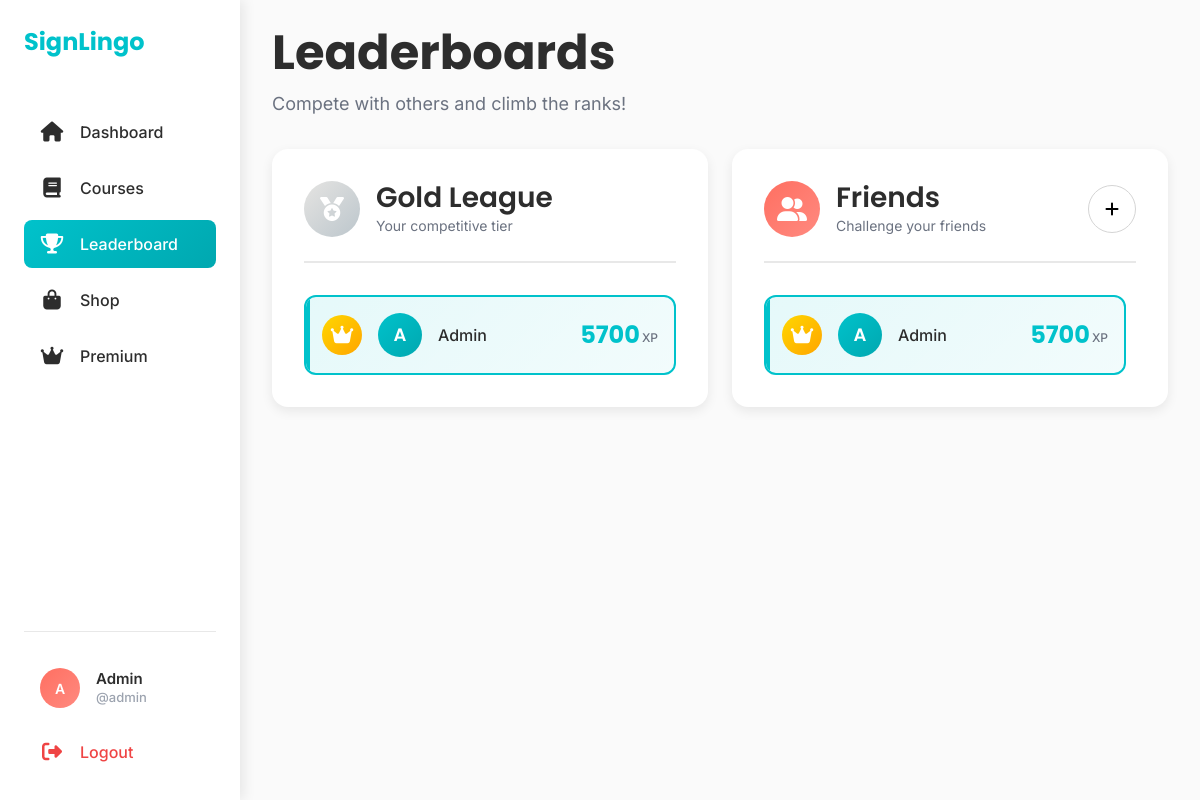
The page /leaderboard (signed in) on the database its author committed.
### models.py (models this page shows, shortened)
class User(db.Model):
    id = db.Column(db.Integer, primary_key=True)
    name = db.Column(db.String(80), nullable=False)
    age = db.Column(db.Integer)
    email = db.Column(db.String(120), unique=True, nullable=False)
    password = db.Column(db.String(80), nullable=False)
    points = db.Column(db.Integer, default=0)
    lesson_statuses = db.relationship('UserLessonStatus', backref='user', lazy=True)
    is_verified = db.Column(db.Boolean, default=False)
    lives = db.Column(db.Integer, default=5)
    username = db.Column(db.String(80), unique = True)
    streak = db.Column(db.Integer, default=0)
    last_login_date = db.Column(db.Date, default=date.today)
    friends = db.relationship('User',
                               secondary=friendship,
                               primaryjoin=(friendship.c.user_id == id),
                               secondaryjoin=(friendship.c.friend_id == id),
                               backref=db.backref('friend_of', lazy='dynamic'),
                               lazy='dynamic')
    @property
    def league(self):
        if self.points < 1000:
            return "Bronze"
        elif self.points < 3000:
            return "Silver"
        elif self.points < 6000:
            return "Gold"
        elif self.points < 10000:
            return "Platinum"
        else:
            return "Diamond"

### routes.py (the view)
@auth_bp.route('/leaderboard')
def leaderboard():
    user_id = session.get('user_id')
    if not user_id:
        flash('Please log in to view the leaderboard.', 'warning')
        return redirect(url_for('auth.login'))
    current_user = User.query.get(user_id)
    if not current_user:
        flash('User not found.', 'danger')
        return redirect(url_for('auth.login'))
    friends = current_user.friends.all()
    friends_leaderboard = sorted(friends + [current_user], key=lambda x: x.points, reverse=True)
    all_users = User.query.order_by(User.points.desc()).all()
    league_users = [user for user in all_users if user.league == current_user.league]
    user = User.query.get(user_id)
    full_name = user.name
    first_name, initials = get_initials(full_name)
    return render_template('leaderboard.html',
                           current_user=current_user,
                           full_name=full_name,
                           friends_leaderboard=friends_leaderboard,
                           initials=initials,
                           league_users=league_users,
                           league_name=current_user.league,
                           user = user)

### tertiary.py (called while the page is built)
def get_initials(full_name):
    name_parts = full_name.split()
    first_name = name_parts[0]
    last_initial = name_parts[1][0] if len(name_parts) > 1 else ''
    initials = (first_name[0] + last_initial).upper()
    return first_name, initials

### templates/leaderboard.html (shortened to what this page needs)
<!DOCTYPE html>
<html lang="en">
<head>
    <link href="https://cdn.jsdelivr.net/npm/bootstrap@5.3.0/dist/css/bootstrap.min.css" rel="stylesheet">
    <link rel="stylesheet" href="https://cdnjs.cloudflare.com/ajax/libs/font-awesome/6.4.0/css/all.min.css">
    <link rel="stylesheet" href="static/css/global_style.css">
    <link rel="stylesheet" href="static/css/leaderboard_style.css">
</head>
<body>
    <nav class="sidebar" id="sidebar">
        <div class="sidebar-header">
            <a class="sidebar-brand" href="/dashboard">SignLingo</a>
        </div>
        <div class="sidebar-menu">
            <a class="sidebar-link" href="/dashboard">
                <i class="fas fa-house"></i>
                <span>Dashboard</span>
            </a>
            <a class="sidebar-link" href="/course">
                <i class="fas fa-book"></i>
                <span>Courses</span>
            </a>
            <a class="sidebar-link active" href="/leaderboard">
                <i class="fas fa-trophy"></i>
                <span>Leaderboard</span>
            </a>
            <a class="sidebar-link" href="/shop">
                <i class="fas fa-shopping-bag"></i>
                <span>Shop</span>
            </a>
            <a class="sidebar-link" href="/premium">
                <i class="fas fa-crown"></i>
                <span>Premium</span>
            </a>
        </div>
        <div class="sidebar-footer">
            <a class="profile-link" href="/edit-account" id="profileLink">
                <div class="profile-circle-sidebar">{{ initials }}</div>
                <div class="profile-info">
                    <span id="profileName">{{ full_name }}</span>
                    <span class="profile-id" id="profileUsername">{{user.username}}</span>
                </div>
            </a>
            <a class="logout-link" href="/logout">
                <i class="fas fa-sign-out-alt"></i>
                <span>Logout</span>
            </a>
        </div>
    </nav>
    <div class="main-content">
        <div class="content-wrapper">
            <div class="page-header">
                <div class="header-content">
                    <h1 class="page-title">Leaderboards</h1>
                </div>
                <p class="page-subtitle">Compete with others and climb the ranks!</p>
            </div>
            <div class="row g-4">
                <div class="col-lg-6">
                    <div class="leaderboard-card">
                        <div class="leaderboard-header">
                            <div class="header-icon-wrapper league league-{{ league_name|lower }}">
                                <i class="fas fa-medal"></i>
                            </div>
                            <div>
                                <h2 class="leaderboard-title">{{ league_name }} League</h2>
                                <p class="leaderboard-subtitle">Your competitive tier</p>
                            </div>
                        </div>
                        <div class="players-list">
                            {% for user in league_users %}
                            <div class="player-card {% if user.id == current_user.id %}current-user{% endif %}">
                                <div class="player-info">
                                    <div class="player-rank rank-{{ loop.index }}">
                                        {% if loop.index <= 3 %}
                                            <i class="fas fa-crown"></i>
                                        {% else %}
                                            {{ loop.index }}
                                        {% endif %}
                                    </div>
                                    <div class="player-avatar">
                                        {{ user.name[0] }}
                                    </div>
                                    <span class="player-name">{{ user.name }}</span>
                                </div>
                                <div class="player-points">
                                    <span class="points-value">{{ user.points }}</span>
                                    <span class="points-label">XP</span>
                                </div>
                            </div>
                            {% endfor %}
                        </div>
                    </div>
                </div>
                <div class="col-lg-6">
                    <div class="leaderboard-card">
                        <div class="leaderboard-header">
                            <div class="header-icon-wrapper friends">
                                <i class="fas fa-user-friends"></i>
                            </div>
                            <div>
                                <h2 class="leaderboard-title">Friends</h2>
                                <p class="leaderboard-subtitle">Challenge your friends</p>
                            </div>
                            <button class="btn btn-primary-custom ms-auto" data-bs-toggle="modal" data-bs-target="#addFriendModal">
                                <i class="fas fa-plus"></i>
                            </button>
                        </div>
                        <div class="players-list" id="friendsLeaderboardList">
                            {% for user in friends_leaderboard %}
                            <div class="player-card {% if user.id == current_user.id %}current-user{% endif %}">
                                <div class="player-info">
                                    <div class="player-rank rank-{{ loop.index }}">
                                        {% if loop.index <= 3 %}
                                            <i class="fas fa-crown"></i>
                                        {% else %}
                                            {{ loop.index }}
                                        {% endif %}
                                    </div>
                                    <div class="player-avatar">
                                        {{ user.name[0] }}
                                    </div>
                                    <span class="player-name">{{ user.name }}</span>
                                </div>
                                <div class="player-points">
                                    <span class="points-value">{{ user.points }}</span>
                                    <span class="points-label">XP</span>
                                </div>
                            </div>
                            {% endfor %}
                        </div>
                    </div>
                </div>
            </div>
        </div>
    </div>
</body>
</html>

### static/css/global_style.css (style rules this page uses)
:root { --primary: #00C2CB; --secondary: #FF6F61; --accent: #A6E22E; --neutral-dark: #2D2D2D; --neutral-light: #FAFAFA; --white: #FFFFFF; --border: #E8E8E8; --card-shadow: rgba(0, 0, 0, 0.08); --hover-shadow: rgba(0, 0, 0, 0.12); --gold: #FFD700; --bronze: #CD7F32; --space-xs: 4px; --space-s: 8px; --space-m: 16px; --space-l: 24px; --space-xl: 32px; --space-xxl: 48px; --sidebar-width: 240px; }
body { font-family: 'Inter', -apple-system, BlinkMacSystemFont, 'Segoe UI', Roboto, sans-serif; background-color: var(--neutral-light); color: var(--neutral-dark); margin: 0; padding: 0; font-size: 16px; line-height: 1.5; }
h1, h2, h3, h4, h5, h6 { font-family: 'Poppins', sans-serif; margin: 0; }
.main-content { margin-left: var(--sidebar-width); min-height: 100vh; transition: margin-left 0.3s ease; }
.sidebar { position: fixed; left: 0; top: 0; width: var(--sidebar-width); height: 100vh; background-color: var(--white); box-shadow: 4px 0 12px var(--card-shadow); display: flex; flex-direction: column; z-index: 1000; padding: var(--space-l); transition: all 0.3s ease; }
.sidebar-header { margin-bottom: var(--space-xxl); }
.sidebar-brand { font-family: 'Poppins', sans-serif; font-size: 24px; font-weight: 700; color: var(--primary); text-decoration: none; display: block; white-space: nowrap; }
.sidebar-menu { flex: 1; }
.sidebar-link { display: flex; align-items: center; gap: var(--space-m); padding: 12px var(--space-m); margin-bottom: var(--space-s); border-radius: 8px; color: var(--neutral-dark); text-decoration: none; font-weight: 500; transition: all 0.3s ease; white-space: nowrap; cursor: pointer; }
.sidebar-link i { font-size: 20px; width: 24px; text-align: center; flex-shrink: 0; }
.sidebar-link.active { background: linear-gradient(135deg, var(--primary), #00A8B0); color: var(--white); }
.sidebar-footer { padding-top: var(--space-l); border-top: 1px solid var(--border); position: relative; }
.profile-link { display: flex; align-items: center; gap: var(--space-m); padding: 12px var(--space-m); margin-bottom: var(--space-s); border-radius: 8px; color: var(--neutral-dark); text-decoration: none; font-weight: 500; transition: all 0.3s ease; cursor: pointer; }
.profile-circle-sidebar { width: 40px; height: 40px; background: linear-gradient(135deg, var(--secondary), #FF8A80); border-radius: 50%; display: flex; align-items: center; justify-content: center; color: var(--white); font-weight: 600; font-size: 14px; flex-shrink: 0; }
.profile-info { display: flex; flex-direction: column; line-height: 1.2; }
#profileName { font-weight: 600; font-size: 15px; color: var(--neutral-dark); }
.profile-id { font-size: 13px; margin-top: 2px; color: #9CA3AF; }
.logout-link { display: flex; align-items: center; gap: var(--space-m); padding: 12px var(--space-m); border-radius: 8px; color: #EF4444; text-decoration: none; font-weight: 500; transition: all 0.3s ease; cursor: pointer; }
.logout-link i { font-size: 20px; width: 24px; text-align: center; flex-shrink: 0; }
.content-wrapper { padding: var(--space-l) var(--space-xl) var(--space-xxl); }

### rows shown on the page
User: name "Admin", username "@admin", name "A", points "5700"

### other values the page prints
{{ initials }} "A"
{{ league_name }} "Gold"
